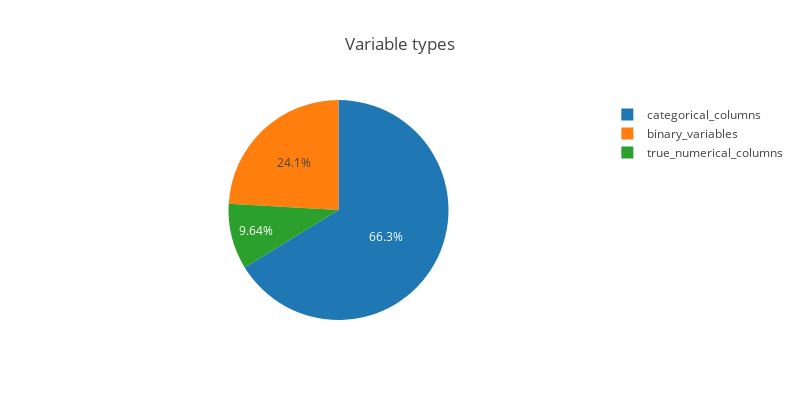

Here is the notebook cell this chart was saved with:
### Markdown cell above
## Let's see the disrtibution of each datatype in our dataset

### Code cell
variables = {
    'categorical_columns': len(categorical_columns),
    'binary_variables': len(binary_variables),
    'true_numerical_columns': len(true_numerical_columns)
}
pie_trace = go.Pie(labels=list(variables.keys()), values=list(variables.values()))
layout = dict(title= "Variable types", height=400, width=800)
fig = dict(data=[pie_trace], layout=layout)
iplot(fig)

### Figure 1 — Plotly figure (JSON) as saved in the notebook; plotly's stock layout.template omitted (floating-point values rounded to 4 significant figures)
{"data": [{"labels": ["categorical_columns", "binary_variables", "true_numerical_columns"], "values": [55, 20, 8], "type": "pie", "uid": "ff2112a9-efaf-4219-bb92-912da94b706e"}], "layout": {"height": 400, "title": {"text": "Variable types"}, "width": 800}}
